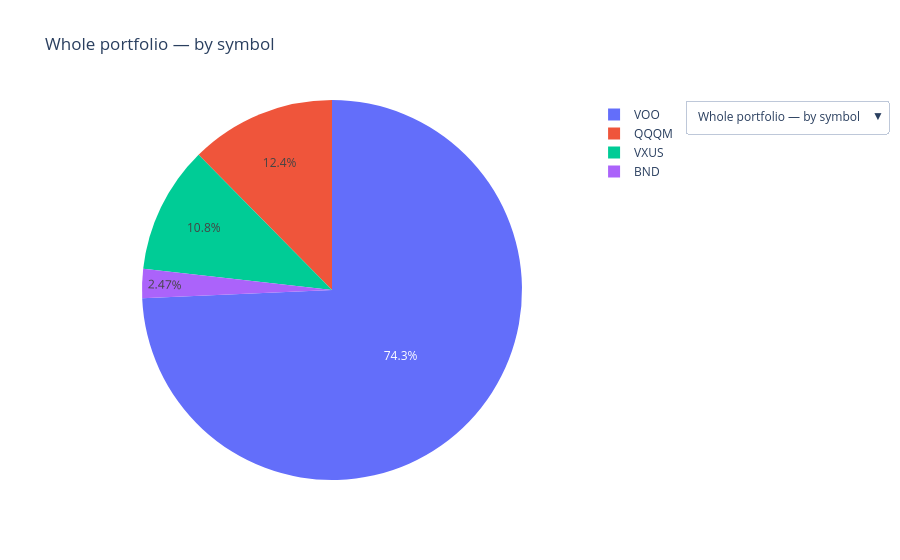

The code cell stored with this chart in its notebook:
### Code cell
pie_options = transactions.pie_chart_options(trades)
visualization.plot_investment_pie(pie_options).show()

### Figure 1 — Plotly figure (JSON) as saved in the notebook; plotly's stock layout.template omitted (floating-point values rounded to 4 significant figures)
{"data": [{"labels": ["VOO", "QQQM", "VXUS", "BND"], "type": "pie", "values": [11330.0, 1890.0, 1652.0, 376.2]}], "layout": {"title": {"text": "Whole portfolio — by symbol"}, "updatemenus": [{"active": 0, "buttons": [{"args": [{"labels": [["VOO", "QQQM", "VXUS", "BND"]], "values": [[11330.0, 1890.0, 1652.0, 376.2]]}, {"title": "Whole portfolio — by symbol"}], "label": "Whole portfolio — by symbol", "method": "update"}, {"args": [{"labels": [["2026-04-10", "2026-05-05", "2026-05-06", "2026-06-04"]], "values": [[125.0, 250.0, 0.2867, 0.8783]]}, {"title": "BND — by date"}], "label": "BND — by date", "method": "update"}, {"args": [{"labels": [["2026-06-01"]], "values": [[1890.0]]}, {"title": "QQQM — by date"}], "label": "QQQM — by date", "method": "update"}, {"args": [{"labels": [["2026-01-27", "2026-04-10", "2026-05-05", "2026-06-01", "2026-06-30"]], "values": [[96.06, 875.0, 1750.0, 6613.0, 2000.0]]}, {"title": "VOO — by date"}], "label": "VOO — by date", "method": "update"}, {"args": [{"labels": [["2026-04-10", "2026-05-05", "2026-06-24", "2026-06-30"]], "values": [[250.0, 500.0, 2.449, 900.0]]}, {"title": "VXUS — by date"}], "label": "VXUS — by date", "method": "update"}], "x": 1.2, "xanchor": "left", "y": 1}]}}
